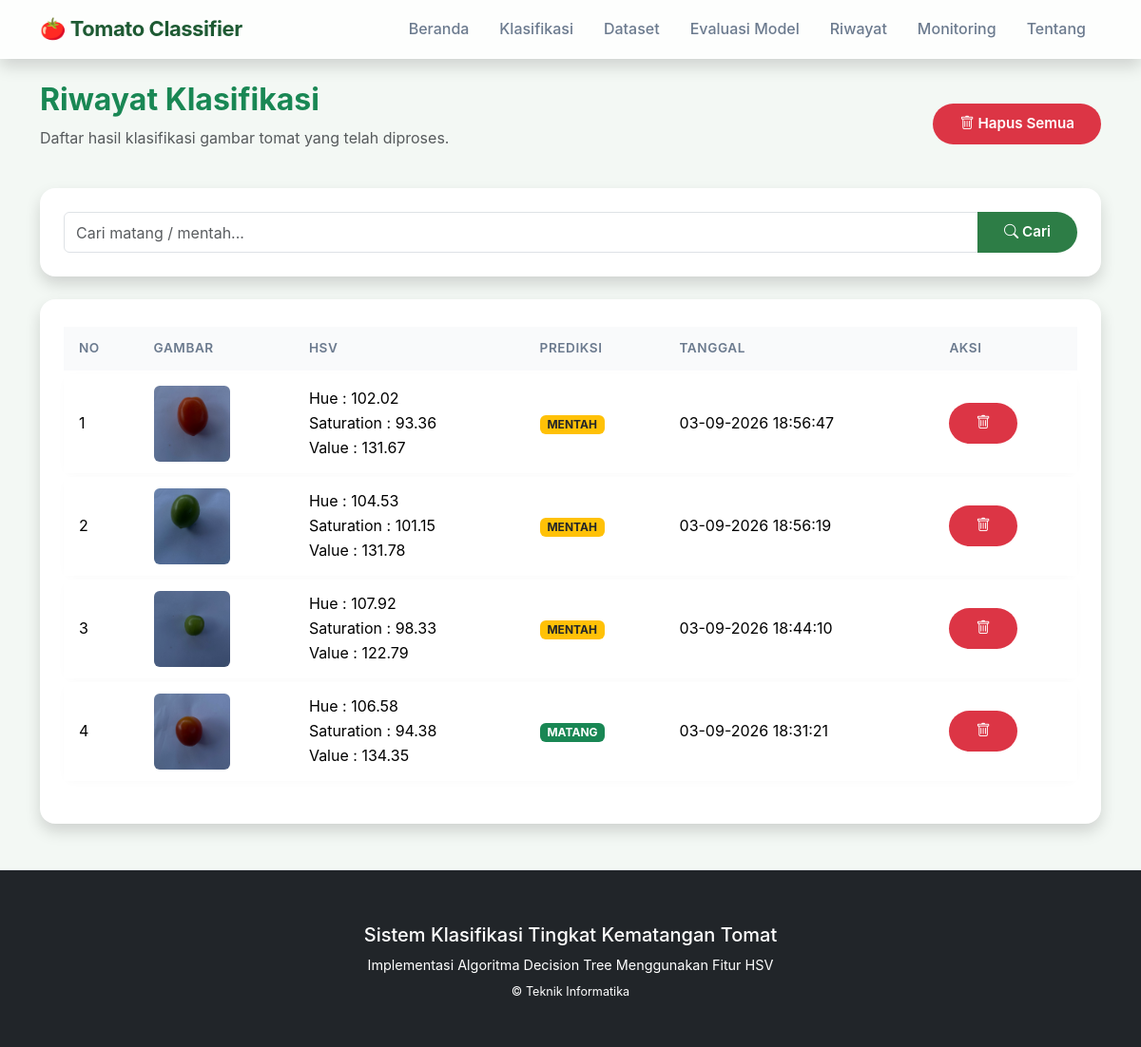
/riwayat, run on the app's committed database.
### tables this page shows
CREATE TABLE history (

            id INTEGER PRIMARY KEY AUTOINCREMENT,

            filename TEXT,

            hue REAL,

            saturation REAL,

            value REAL,

            prediction TEXT,

            confidence REAL,

            process_time REAL,

            created_at TEXT

        );

### app.py (the view, shortened to what this page needs)
@app.route("/riwayat")
def riwayat():
    keyword = request.args.get(
        "search",
        ""
    ).strip()
    conn = sqlite3.connect(
        DATABASE_PATH
    )
    conn.row_factory = sqlite3.Row
    cursor = conn.cursor()
    if keyword == "":
        cursor.execute("""
            SELECT *
            FROM history
            ORDER BY id DESC
        """)
    data = cursor.fetchall()
    conn.close()
    return render_template(
        "riwayat.html",
        history=data,
        keyword=keyword
    )

### templates/riwayat.html
{% extends "base.html" %} {% block title %} Riwayat Klasifikasi {% endblock %}
{% block content %}
<div class="d-flex justify-content-between align-items-center mb-4">
  <div>
    <h2 class="fw-bold text-success">Riwayat Klasifikasi</h2>
    <p class="text-muted">
      Daftar hasil klasifikasi gambar tomat yang telah diproses.
    </p>
  </div>
  <a
    href="{{ url_for('delete_all') }}"
    class="btn btn-danger"
    onclick="return confirm('Hapus semua data?');"
  >
    <i class="bi bi-trash"></i>
    Hapus Semua
  </a>
</div>
<div class="card shadow mb-4">
  <div class="card-body">
    <form method="GET">
      <div class="input-group">
        <input
          type="text"
          name="search"
          class="form-control"
          placeholder="Cari matang / mentah..."
          value="{{ keyword }}"
        />
        <button class="btn btn-success">
          <i class="bi bi-search"></i>
          Cari
        </button>
      </div>
    </form>
  </div>
</div>
<div class="card shadow">
  <div class="card-body table-responsive">
    <table class="table table-bordered table-hover">
      <thead class="table-success">
        <tr>
          <th>No</th>
          <th>Gambar</th>
          <th>HSV</th>
          <th>Prediksi</th>
          <th>Tanggal</th>
          <th>Aksi</th>
        </tr>
      </thead>
      <tbody>
        {% for item in history %}
        <tr>
          <td>{{ loop.index }}</td>
          <td>
            <img
              src="{{ url_for('static',
filename='uploads/' + item.filename) }}"
              width="80"
              height="80"
              style="object-fit: cover"
              class="rounded"
            />
          </td>
          <td>
            Hue : {{ item.hue }}
            <br />
            Saturation : {{ item.saturation }}
            <br />
            Value : {{ item.value }}
          </td>
          <td>
            {% if item.prediction == "matang" %}
            <span class="badge bg-success"> MATANG </span>
            {% else %}
            <span class="badge bg-warning text-dark"> MENTAH </span>
            {% endif %}
          </td>
          <td>{{ item.created_at }}</td>
          <td>
            <a
              href="{{ url_for('delete',
id=item.id) }}"
              class="btn btn-danger btn-sm"
              onclick="return confirm('Hapus data ini?');"
            >
              <i class="bi bi-trash"></i>
            </a>
          </td>
        </tr>
        {% else %}
        <tr>
          <td colspan="6" class="text-center">Belum ada data klasifikasi</td>
        </tr>
        {% endfor %}
      </tbody>
    </table>
  </div>
</div>
{% endblock %}

### templates/base.html (shortened to what this page needs)
<!doctype html>
<html lang="id">
  <head>
    <link
      href="https://cdn.jsdelivr.net/npm/bootstrap@5.3.3/dist/css/bootstrap.min.css"
      rel="stylesheet"
    />
    <link
      href="https://cdn.jsdelivr.net/npm/bootstrap-icons@1.11.3/font/bootstrap-icons.min.css"
      rel="stylesheet"
    />
    <link
      rel="stylesheet"
      href="{{ url_for('static', filename='css/style.css') }}"
    />
  </head>
  <body>
    <nav
      class="navbar navbar-expand-lg navbar-light bg-white shadow sticky-top"
    >
      <div class="container">
        <a class="navbar-brand fw-bold" href="{{ url_for('index') }}">
          🍅 Tomato Classifier
        </a>
        <div class="collapse navbar-collapse" id="navbarNav">
          <ul class="navbar-nav ms-auto">
            <li class="nav-item">
              <a class="nav-link" href="{{ url_for('index') }}"> Beranda </a>
            </li>
            <li class="nav-item">
              <a class="nav-link" href="{{ url_for('klasifikasi') }}">
                Klasifikasi
              </a>
            </li>
            <li class="nav-item">
              <a class="nav-link" href="{{ url_for('dataset') }}"> Dataset </a>
            </li>
            <li class="nav-item">
              <a class="nav-link" href="{{ url_for('evaluasi') }}">
                Evaluasi Model
              </a>
            </li>
            <li class="nav-item">
              <a class="nav-link" href="{{ url_for('riwayat') }}"> Riwayat </a>
            </li>
            <li class="nav-item">
              <a class="nav-link" href="{{ url_for('monitoring') }}">
                Monitoring
              </a>
            </li>
            <li class="nav-item">
              <a class="nav-link" href="{{ url_for('tentang') }}"> Tentang </a>
            </li>
          </ul>
        </div>
      </div>
    </nav>
    <div class="container my-4">{% block content %} {% endblock %}</div>
    <footer class="bg-dark text-white mt-5">
      <div class="container text-center py-4">
        <h5>Sistem Klasifikasi Tingkat Kematangan Tomat</h5>
        <p class="mb-1">
          Implementasi Algoritma Decision Tree Menggunakan Fitur HSV
        </p>
        <small> © {{ year }} Teknik Informatika </small>
      </div>
    </footer>
  </body>
</html>

### static/css/style.css (style rules this page uses)
:root { --primary: #2d7d46; --primary-light: #5a9e6f; --primary-dark: #1e5a33; --primary-bg: #f3f8f4; --primary-surface: #ffffff; --accent: #e8a838; --accent-light: #f5d48a; --gray-50: #f9fafb; --gray-100: #f0f2f5; --gray-200: #e2e6ec; --gray-400: #a0aab8; --gray-600: #6b7a8e; --gray-800: #1e2a3a; --radius: 16px; --radius-sm: 10px; --shadow-sm: 0 4px 16px rgba(0, 0, 0, 0.04); --shadow-md: 0 8px 32px rgba(0, 0, 0, 0.06); --shadow-lg: 0 16px 48px rgba(0, 0, 0, 0.08); --transition: all 0.25s cubic-bezier(0.25, 0.46, 0.45, 0.94); }
body { background-color: var(--primary-bg); font-family: "Inter", -apple-system, BlinkMacSystemFont, "Segoe UI", Roboto, sans-serif; color: var(--gray-800); line-height: 1.6; -webkit-font-smoothing: antialiased; }
.navbar { background: rgba(255, 255, 255, 0.8) !important; backdrop-filter: blur(12px); -webkit-backdrop-filter: blur(12px); border-bottom: 1px solid rgba(255, 255, 255, 0.5); box-shadow: 0 2px 20px rgba(0, 0, 0, 0.02); }
.navbar-brand { font-size: 22px; font-weight: 700; color: var(--primary-dark) !important; letter-spacing: -0.02em; }
.nav-link { font-weight: 500; color: var(--gray-600) !important; transition: var(--transition); border-radius: 8px; padding: 6px 16px !important; }
.card { border: 1px solid rgba(255, 255, 255, 0.6); border-radius: var(--radius); background: var(--primary-surface); box-shadow: var(--shadow-sm); transition: var(--transition); }
.card-body { padding: 1.5rem; }
.btn { border-radius: 50px; font-weight: 600; padding: 10px 28px; transition: var(--transition); border: none; font-size: 0.95rem; }
.btn-success { background: var(--primary); color: #fff; }
img { object-fit: cover; border-radius: var(--radius-sm); transition: var(--transition); }
.table { vertical-align: middle; border-collapse: separate; border-spacing: 0 4px; }
.table thead th { background: var(--gray-50); color: var(--gray-600); font-weight: 600; font-size: 0.85rem; text-transform: uppercase; letter-spacing: 0.04em; border: none; padding: 12px 16px; }
.table tbody tr { background: #fff; border-radius: var(--radius-sm); transition: var(--transition); box-shadow: 0 2px 8px rgba(0, 0, 0, 0.02); }
.table tbody td { border: none; padding: 12px 16px; background: transparent; }
footer { margin-top: 50px; padding: 2rem 0 1.5rem; border-top: 1px solid var(--gray-200); color: var(--gray-600); font-size: 0.9rem; background: #fff; }

### data on the page
history: filename (picture), hue "102.02", saturation "93.36", value "131.67", prediction "MENTAH", created_at "03-09-2026 18:56:47"
history: filename (picture), hue "104.53", saturation "101.15", value "131.78", prediction "MENTAH", created_at "03-09-2026 18:56:19"
history: filename (picture), hue "107.92", saturation "98.33", value "122.79", prediction "MENTAH", created_at "03-09-2026 18:44:10"
history: filename (picture), hue "106.58", saturation "94.38", value "134.35", prediction "MATANG", created_at "03-09-2026 18:31:21"
